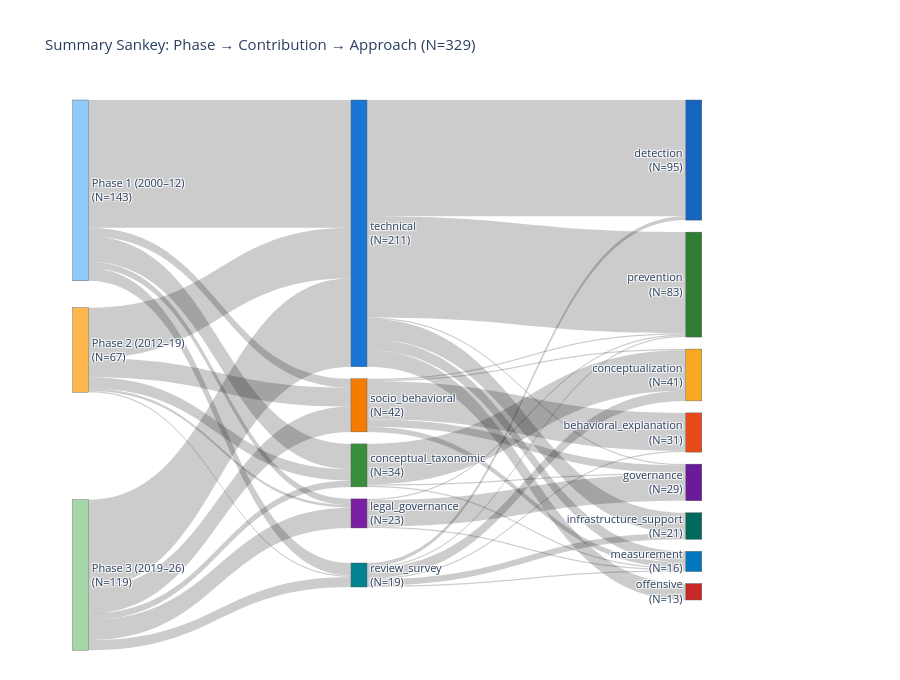

The notebook cell this image was saved under:
### Markdown cell above
## 7 · Summary Sankey: Phase → Relevance Level → Contribution Type → Study Approach

### Code cell
df_valid = df[
    df["phase"].apply(lambda p: str(p).startswith("Phase"))
    & df["contribution_type"].notna()
    & df["study_approach"].notna()
].copy()

phases  = sorted(df_valid["phase"].unique(), key=lambda p: int(p.split()[1]))
ct_vals = df_valid["contribution_type"].value_counts().index.tolist()
sa_vals = df_valid["study_approach"].value_counts().index.tolist()

all_nodes = phases + ct_vals + sa_vals
node_idx  = {n: i for i, n in enumerate(all_nodes)}

def node_count(field, val):
    return int(df_valid[field].value_counts().get(val, 0))

node_labels = (
    [f"{p}<br>(N={node_count('phase', p)})" for p in phases]
    + [f"{v}<br>(N={node_count('contribution_type', v)})" for v in ct_vals]
    + [f"{v}<br>(N={node_count('study_approach', v)})" for v in sa_vals]
)
node_colors = (
    [STYLE["phase"].get(p, "#90CAF9") for p in phases]
    + [STYLE["contribution_type"].get(v, "#BDBDBD") for v in ct_vals]
    + [STYLE["study_approach"].get(v, "#BDBDBD") for v in sa_vals]
)

def _spread(n, lo=0.05, hi=0.95):
    return [0.5] if n <= 1 else [round(lo + i * (hi - lo) / (n - 1), 4) for i in range(n)]

n_ph, n_ct, n_sa = len(phases), len(ct_vals), len(sa_vals)
node_x = [0.001] * n_ph + [0.45] * n_ct + [0.99] * n_sa
node_y = _spread(n_ph)  + _spread(n_ct) + _spread(n_sa)

link_src, link_tgt, link_val, link_lbl = [], [], [], []

def add_links(df_grp, from_col, to_col):
    for (f, t), grp in df_grp.groupby([from_col, to_col], sort=False):
        if f in node_idx and t in node_idx:
            cnt = len(grp)
            link_src.append(node_idx[f]); link_tgt.append(node_idx[t])
            link_val.append(cnt);         link_lbl.append(str(cnt))

add_links(df_valid, "phase",             "contribution_type")
add_links(df_valid, "contribution_type", "study_approach")

fig = go.Figure(go.Sankey(
    arrangement="snap",
    node=dict(
        label=node_labels, color=node_colors,
        x=node_x, y=node_y,
        pad=12, thickness=16,
        line=dict(color="#555", width=0.4),
    ),
    link=dict(
        source=link_src, target=link_tgt,
        value=link_val, label=link_lbl,
        hovertemplate="%{source.label} → %{target.label}<br>N=%{value}<extra></extra>",
    ),
))
fig.update_layout(
    title_text=f"Summary Sankey: Phase → Contribution → Approach (N={len(df_valid)})",
    font_size=11,
    height=680,
    margin=dict(r=200),
)
fig.show()
save_figure(fig, "04_summary_sankey")

### Figure 1 — Plotly figure (JSON) as saved in the notebook; plotly's stock layout.template omitted (floating-point values rounded to 4 significant figures)
{"data": [{"arrangement": "snap", "link": {"hovertemplate": "%{source.label} → %{target.label}<br>N=%{value}<extra></extra>", "label": ["15", "70", "40", "101", "16", "10", "20", "1", "8", "20", "9", "7", "5", "5", "2", "30", "92", "80", "21", "8", "32", "5", "16", "3", "13", "1", "9", "4", "6", "1", "1", "1", "1", "1", "1", "1", "1", "1"], "source": [1, 2, 1, 0, 2, 0, 0, 1, 2, 2, 1, 0, 0, 2, 1, 4, 3, 3, 6, 7, 5, 7, 3, 7, 3, 7, 3, 4, 4, 5, 4, 6, 7, 4, 7, 6, 5, 3], "target": [4, 3, 3, 3, 6, 7, 5, 7, 7, 4, 5, 4, 6, 5, 6, 11, 8, 9, 12, 10, 10, 13, 13, 8, 15, 11, 14, 14, 12, 14, 9, 14, 9, 10, 14, 9, 12, 12], "value": [15, 70, 40, 101, 16, 10, 20, 1, 8, 20, 9, 7, 5, 5, 2, 30, 92, 80, 21, 8, 32, 5, 16, 3, 13, 1, 9, 4, 6, 1, 1, 1, 1, 1, 1, 1, 1, 1]}, "node": {"color": ["#90CAF9", "#FFB74D", "#A5D6A7", "#1976D2", "#F57C00", "#388E3C", "#7B1FA2", "#00838F", "#1565C0", "#2E7D32", "#F9A825", "#E64A19", "#6A1B9A", "#00695C", "#0277BD", "#C62828"], "label": ["Phase 1 (2000–12)<br>(N=143)", "Phase 2 (2012–19)<br>(N=67)", "Phase 3 (2019–26)<br>(N=119)", "technical<br>(N=211)", "socio_behavioral<br>(N=42)", "conceptual_taxonomic<br>(N=34)", "legal_governance<br>(N=23)", "review_survey<br>(N=19)", "detection<br>(N=95)", "prevention<br>(N=83)", "conceptualization<br>(N=41)", "behavioral_explanation<br>(N=31)", "governance<br>(N=29)", "infrastructure_support<br>(N=21)", "measurement<br>(N=16)", "offensive<br>(N=13)"], "line": {"color": "#555", "width": 0.4}, "pad": 12, "thickness": 16, "x": [0.001, 0.001, 0.001, 0.45, 0.45, 0.45, 0.45, 0.45, 0.99, 0.99, 0.99, 0.99, 0.99, 0.99, 0.99, 0.99], "y": [0.05, 0.5, 0.95, 0.05, 0.275, 0.5, 0.725, 0.95, 0.05, 0.1786, 0.3071, 0.4357, 0.5643, 0.6929, 0.8214, 0.95]}, "type": "sankey"}], "layout": {"font": {"size": 11}, "height": 680, "margin": {"r": 200}, "title": {"text": "Summary Sankey: Phase → Contribution → Approach (N=329)"}}}
